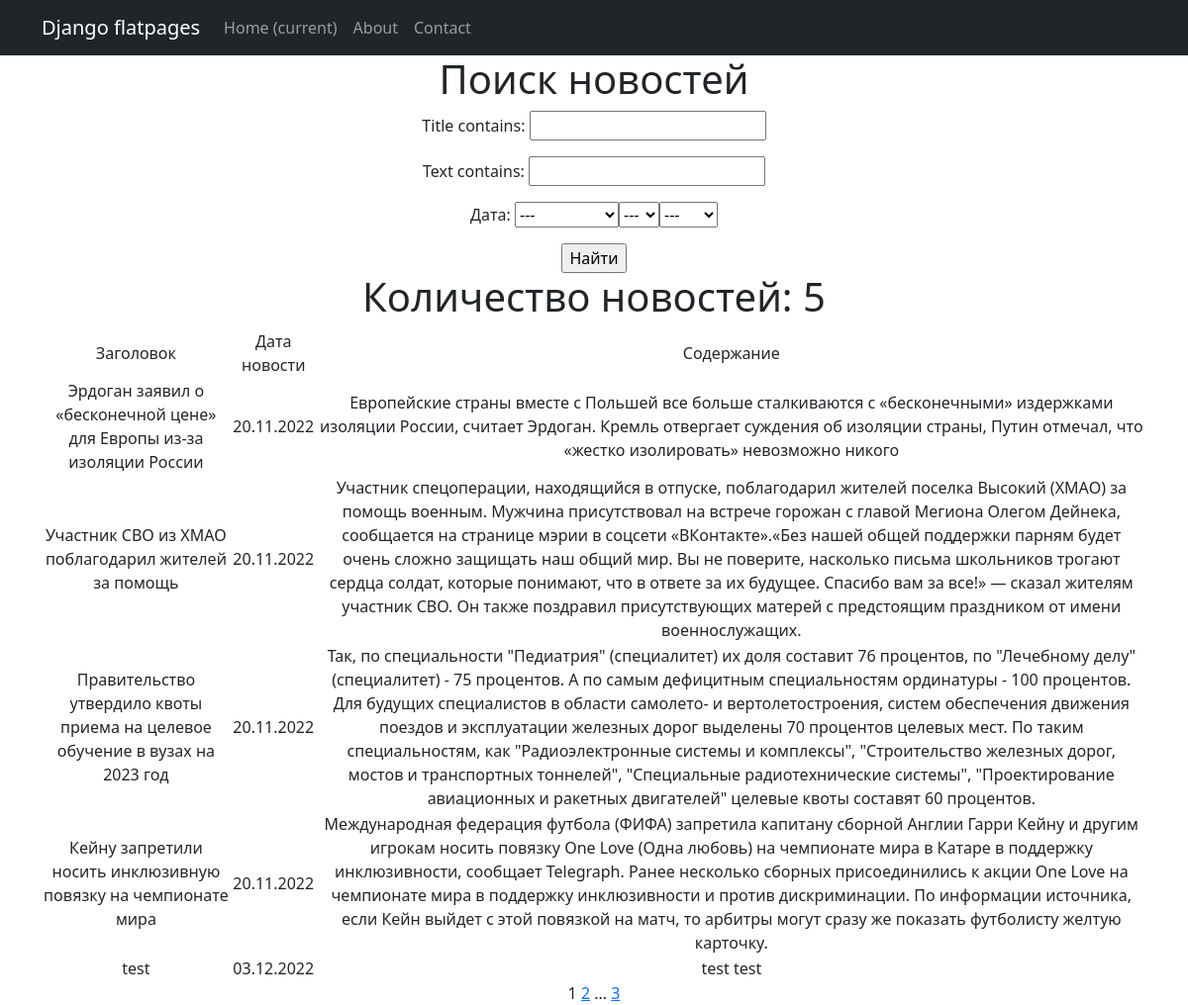
The app's page /news/search/ with its own data.
### D5/models.py (models this page shows, shortened)
class Post(models.Model):
    news = 'nws'
    article = 'art'
    change = [(news, 'Новость'), (article, 'Статья')]
    author_id = models.ForeignKey(Author, on_delete=models.CASCADE)
    changes = models.CharField(choices=change, max_length=3)
    dt_create = models.DateTimeField(auto_now_add=True)
    category_id = models.ManyToManyField(Category, through='PostCategory')
    title = models.CharField(max_length=255)
    text = models.TextField()
    rank_post = models.IntegerField(default=0)

### D5/views.py (the view)
# urls.py: path('search/', NewsListsSearch.as_view(), name='search'),
class NewsListsSearch(ListView):
    model = Post
    ordering = 'dt_create'
    template_name = 'search.html'
    context_object_name = 'search'
    paginate_by = 5
    def get_queryset(self):
        queryset = super().get_queryset()
        self.filterset = NewsFilter(self.request.GET, queryset)
        return self.filterset.qs
    def get_context_data(self, **kwargs):
        context = super().get_context_data(**kwargs)
        context['filterset'] = self.filterset
        return context

### D5/templatetags/custom_filters.py (called while the page is built)
@register.filter()
def censor(text):
    for wrd in CENSOR:
        if wrd in text:
            rep_len = '*' * (len(wrd) - 1)
            pref = wrd[0]
            rep = f'{pref}{rep_len}'
            text = text.replace(wrd, rep)
        else:
            continue
    return text

### templates/search.html (shortened to what this page needs)
{% extends 'flatpages/default.html' %}
{% load custom_filters %}
{% block content %}
 <h1>Поиск новостей</h1>
<form action="" method="get">
    {{ filterset.form.as_p }}
    <input type="submit", value="Найти">
</form>
<h1>Количество новостей: {{search|length}}</h1>
{% if search %}
<table>
    <tr>
        <td>Заголовок</td>
        <td>Дата новости</td>
        <td>Содержание</td>
    </tr>
    {% for new1 in search %}
    <tr>
        <td>{{ new1.title }}</td>
        <td>{{ new1.dt_create|date:'d.m.Y' }}</td>
        <td>{{ new1.text }}</td>
    </tr>
    {% endfor %}
</table>
{% else %}
<h2> Нет новостей! </h2>
{% endif %}
   {{ page_obj.number }}
   {% if page_obj.has_next %}
       <a href="?page={{ page_obj.next_page_number }}">{{ page_obj.next_page_number }}</a>
       {% if paginator.num_pages != page_obj.next_page_number %}
           ...
           <a href="?page={{ page_obj.paginator.num_pages }}">{{ page_obj.paginator.num_pages }}</a>
       {% endif %}
   {% endif %}
{% endblock content %}

### records on screen
Post: title "Эрдоган заявил о «бесконечной цене» для Европы из-за изоляции России", dt_create "20.11.2022", text "Европейские страны вместе с Польшей все больше сталкиваются с «бесконечными» издержками изоляции России, считает Эрдоган. Кремль отвергает суждения об изоляции страны, Путин отмечал, что «жестко изолировать» невозможно никого"
Post: title "Участник СВО из ХМАО поблагодарил жителей за помощь", dt_create "20.11.2022", text "Участник спецоперации, находящийся в отпуске, поблагодарил жителей поселка Высокий (ХМАО) за помощь военным. Мужчина присутствовал на встрече горожан с главой Мегиона Олегом Дейнека, сообщается на странице мэрии в соцсети «ВКонтакте».«Без нашей общей поддержки парням будет очень сложно защищать наш общий мир. Вы не поверите, насколько письма школьников трогают сердца солдат, которые понимают, что в ответе за их будущее. Спасибо вам за все!» — сказал жителям участник СВО. Он также поздравил присутствующих матерей с предстоящим праздником от имени военнослужащих."
Post: title "Правительство утвердило квоты приема на целевое обучение в вузах на 2023 год", dt_create "20.11.2022", text "Так, по специальности \"Педиатрия\" (специалитет) их доля составит 76 процентов, по \"Лечебному делу\" (специалитет) - 75 процентов. А по самым дефицитным специальностям ординатуры - 100 процентов. Для будущих специалистов в области самолето- и вертолетостроения, систем обеспечения движения поездов и эксплуатации железных дорог выделены 70 процентов целевых мест. По таким специальностям, как \"Радиоэлектронные системы и комплексы\", \"Строительство железных дорог, мостов и транспортных тоннелей\", \"Специальные радиотехнические системы\", \"Проектирование авиационных и ракетных двигателей\" целевые квоты составят 60 процентов."
Post: title "Кейну запретили носить инклюзивную повязку на чемпионате мира", dt_create "20.11.2022", text "Международная федерация футбола (ФИФА) запретила капитану сборной Англии Гарри Кейну и другим игрокам носить повязку One Love (Одна любовь) на чемпионате мира в Катаре в поддержку инклюзивности, сообщает Telegraph. Ранее несколько сборных присоединились к акции One Love на чемпионате мира в поддержку инклюзивности и против дискриминации. По информации источника, если Кейн выйдет с этой повязкой на матч, то арбитры могут сразу же показать футболисту желтую карточку."
Post: title "test", dt_create "03.12.2022", text "test test"

### other values on screen
{{ search|length }} "5"
{{ page_obj.number }} "1"
{{ page_obj.next_page_number }} "2"
{{ page_obj.paginator.num_pages }} "3"
